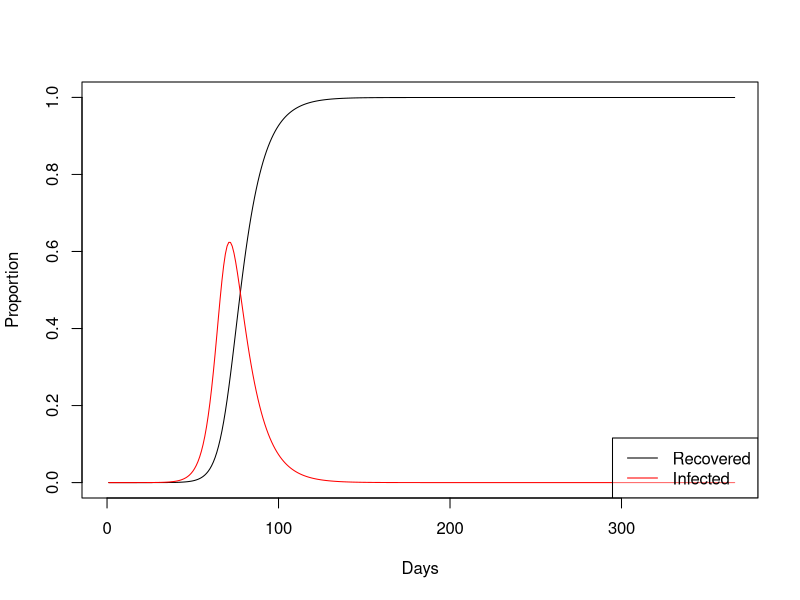
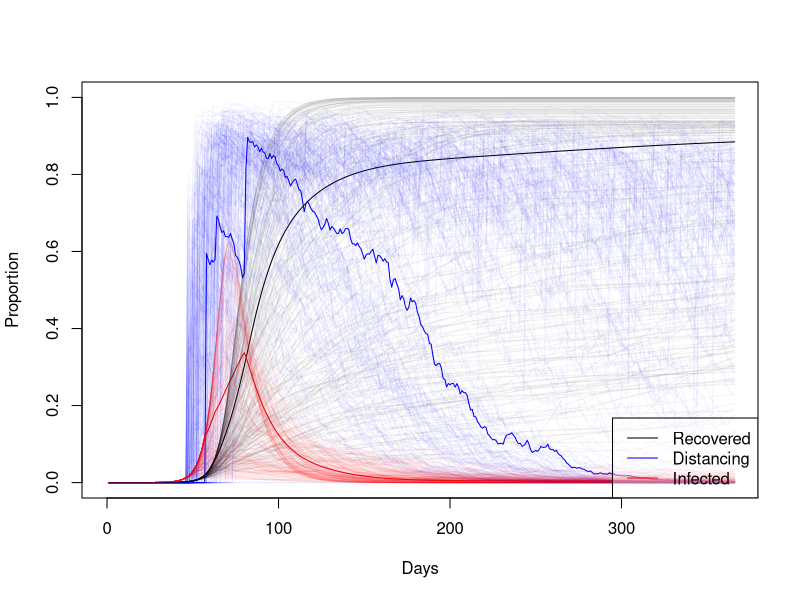

These charts were generated, in order, by the following R code:
## Simulation of management of Covid-19 outbreak in the UK.
library(nleqslv) # nonlinear solver

# Parameters (unit: days)
incubation_time <- 5.1
start_trans_symp <- incubation_time - 0.5
start_trans_asymp <- start_trans_symp
prop_symptoms <- 0.2 # https://www.thelancet.com/journals/lancet/article/PIIS0140-6736(20)30567-5/fulltext
prop_critical <- 0.06 # To be implemented # https://www.thelancet.com/journals/lancet/article/PIIS0140-6736(20)30567-5/fulltext
mean_generation_time <- 6.5
generation_time_alpha <- 0.25 # shape parameter of an assumed gamma distribution
R0 <- 2.4
inf_symp_asymp_ratio <- 2
UK_population_size <- 66.44e6
pop_size <- UK_population_size
case_fatality_rate <- 0.01 # to be implemented...


# Stages:
stages <- c(
  "S", # susceptible
  "Is1", # symptomatic infected no trans
  "Is2", # symptomatic infected trans
  "Ia1", # symptomatic asymptomatic no trans
  "Ia2", # symptomatic asymptomatic trans
  "R", # recovered or deceased
  c() )
n_stages <- length(stages)

# Infected stages
IStages <- c("Is1", "Is2", "Ia1", "Ia2")
# Infectious (test postive) stages
PStages <- c("Is2", "Ia2")


## Linear dynamics:
# We still need to adjust two parameters: 
# Is2_inf: infectiousness of Is2 srage (scales other stages)
# rec_rate: recovery rate of transmitting individuals
# This adjustment is done such as fitting R0 and mean_generation_time

## The "survivial" part of the population matrix
SS_calc <- function(Is2_inf,rec_rate){
  SS <- matrix(0,nrow = n_stages,ncol= n_stages,
               dimnames = list(Next=stages,Current=stages) )
  SS["S","S"] <- 1
  SS["Is2","Is1"] <- 1/start_trans_symp
  SS["Is1","Is1"] <- 1-1/start_trans_symp
  SS["Ia2","Ia1"] <- 1/start_trans_asymp
  SS["Ia1","Ia1"] <- 1-1/start_trans_asymp
  SS["R","Ia2"] <- rec_rate
  SS["Ia2","Ia2"] <- 1-rec_rate
  SS["R","Is2"] <- rec_rate
  SS["Is2","Is2"] <- 1-rec_rate
  SS["R","R"] <- 1
  return(SS)
}

## Density indepent factor of the "fertility" (= transmission) matrix
FF0_calc <- function(Is2_inf,rec_rate){
  FF0 <- matrix(0,nrow = n_stages,ncol= n_stages,
                dimnames = list(Next=stages,Current=stages) )
  FF0["Is1","Is2"] <- Is2_inf * prop_symptoms 
  FF0["Ia1","Is2"] <- Is2_inf * (1-prop_symptoms)
  FF0["Is1","Ia2"] <- Is2_inf * prop_symptoms  / inf_symp_asymp_ratio
  FF0["Ia1","Ia2"] <- Is2_inf * (1-prop_symptoms)  / inf_symp_asymp_ratio
  return(FF0)
}

## Calculate the "fertility" (= transmission) part of the population matrix
FF_calc <- function(Is2_inf,rec_rate){
  FF0 <- FF0_calc(Is2_inf,rec_rate)
  return(FF0 * pop_size)
}

get_mean_generation_time <- function(SS,FF){
  # See page 842 of Bienvenu, F.; Legendre, S. (2015). "A New Approach to the Generation Time in Matrix Population Models" (PDF). The American Naturalist. 185 (6): 834–843. doi:10.1086/681104. PMID 25996867.
  L <- SS+FF
  w <- eigen(L)$vectors[,1]
  v <- eigen(t(L))$vectors[,1]
  T_gen <- 1 + (t(v) %*% SS %*% w) / (t(v) %*% FF %*% w) 
  return(T_gen)
}

R0_and_Tgen <- function(Is2_inf,rec_rate){
  SS <- SS_calc(Is2_inf,rec_rate)
  FF <- FF_calc(Is2_inf,rec_rate)
  L <- SS + FF
  Tgen <- get_mean_generation_time(SS,FF)
  r <- eigen(L[IStages,IStages])$values[1]
  #https://beast.community/estimating_R0
  generation_time_beta <- generation_time_alpha / Tgen
  R0 <- (1+r/generation_time_beta)^generation_time_alpha
  return(c(R0,Tgen))
}

R0_and_Tgen(1/pop_size,1/6)
R0_and_Tgen_diff <- function(x){
  as.numeric(R0_and_Tgen(x[1],x[2]) - c(R0,mean_generation_time))
}
initialGuess <- c(Is2_inf=1/pop_size,rec_rate=1/6.5)
#Test
do.call(R0_and_Tgen,as.list(initialGuess))
R0_and_Tgen_diff(initialGuess)

fit <- nleqslv(initialGuess,R0_and_Tgen_diff);
fit$x

SS <- with(as.list(fit$x),SS_calc(Is2_inf,rec_rate))
FF <- with(as.list(fit$x),FF_calc(Is2_inf,rec_rate))
FF0 <- with(as.list(fit$x),FF0_calc(Is2_inf,rec_rate))
L <- SS + FF

  
IStages <- c("Is1", "Is2", "Ia1", "Ia2")
#get_mean_generation_time(SS[IStages,IStages],FF[IStages,IStages])
linear_growth_rate <- # linear growth rate r should be around 0.2
  log(eigen(L[IStages,IStages])$values[1]) 
linear_growth_rate

# Non-linear dynamics
n_steps <- 365
state <- matrix(0, nrow=n_steps+1, ncol=n_stages)
colnames(state) <- stages
S_index <- which(stages == "S")
state[1,"Ia1"] <- 100
state[1,"S"] <- pop_size - state[1,"Ia1"]

## Simulate without policy interventions
plot(c(0),type="n",ylim=c(0,1),xlim=c(0,n_steps),xlab="Days",ylab="Proportion")
for(i in 1:n_steps){
  Lx <- SS + FF0 * state[i,"S"]
  state[i+1,] <- Lx %*% state[i,]
  state[i+1,"S"] <- pop_size - sum(state[i+1,-S_index])
}
lines(state[,"R"]/pop_size,col="black",type="l")
lines(rowSums(state[,IStages])/pop_size,col="red",type="l")
legend(x="bottomright",
       legend = c("Recovered","Infected"),
       col=c("black","red"),lty=1,bg=rgb(1,1,1,alpha = 0.4))

## Simulate policy interventions with uncertainty
dfac <- rep(NA,n_steps+1) # social distancing factor, the controll parameter
dfac[1] <- 1 # social distancing factor, the controll parameter
growth_rate <- linear_growth_rate
n_runs <- 200
other_runs_transparency <- 0.05
# plot(c(0),type="n",ylim=c(0,1),xlim=c(0,n_steps),ylab="Proportion immunized",xlab="Days")
# plot(c(0),type="n",ylim=c(0,1),xlim=c(0,n_steps),ylab="Social Distancing Factor",xlab="Days")
# plot(c(0),type="n",ylim=c(0,1),xlim=c(0,n_steps),ylab="Proportion infected",xlab="Days")
plot(c(0),type="n",ylim=c(0,1),xlim=c(0,n_steps),xlab="Days",ylab="Proportion")
for(run in 1:n_runs){
  for(i in 1:n_steps){
    dfac[i+1] <- pnorm(qnorm(dfac[i])+rnorm(1,1/60,1/30)) # decline of compliance
    #if(i %% 7 == 0){# Every week, adjust policy:
    if(runif(1)< 1/7){# Approximately every week, adjust policy:
      if(state[i,"Is2"]/pop_size > 0.001 && growth_rate > 0) # more measures
        dfac[i+1] <- dfac[i+1] * runif(1,0.2,1) # outcome is uncertain
      else if(state[i,"Is2"]/pop_size < 0.001) # less measures
        dfac[i+1] <- dfac[i+1]*min(1,runif(1,1,1.5)) # outcome uncertain
    }
    Lx <- SS + FF0 * state[i,"S"] * dfac[i+1]
    state[i+1,] <- Lx %*% state[i,]
    state[i+1,"S"] <- pop_size - sum(state[i+1,-S_index])
    growth_rate <- log(sum(state[i+1,PStages])/sum(state[i,PStages]))
  }
  line_alpha <- ifelse(run==1,1,other_runs_transparency)*255
  plotcol <- do.call(rgb,as.list(c(col2rgb("black"),alpha=line_alpha,max = 255)))
  lines(state[,"R"]/pop_size,col=plotcol,type="l")
  plotcol <- do.call(rgb,as.list(c(col2rgb("blue"),alpha=line_alpha,max = 255)))
  lines(1-dfac,col=plotcol,type="l")
  plotcol <- do.call(rgb,as.list(c(col2rgb("red"),alpha=line_alpha,max = 255)))
  lines(rowSums(state[,IStages])/pop_size,col=plotcol,type="l")
}
legend(x="bottomright",
       legend = c("Recovered","Distancing","Infected"),
       col=c("black","blue","red"),lty=1,bg=rgb(1,1,1,alpha = 0.4))
